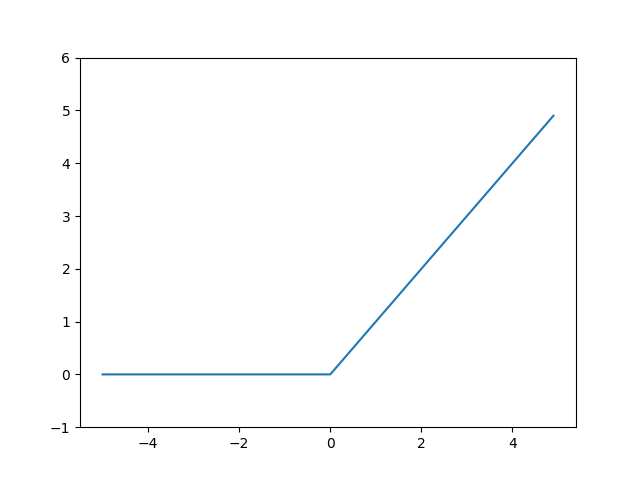

The script that drew this image:
#Relu関数をグラフで表す

import numpy as np
import matplotlib.pylab as plt

def relu_function(x):
    return np.maximum(0, x)

x = np.arange(-5.0, 5.0, 0.1)
y = relu_function(x)
plt.plot(x, y)
plt.ylim(-1, 6)     #yの範囲を指定
plt.show()
